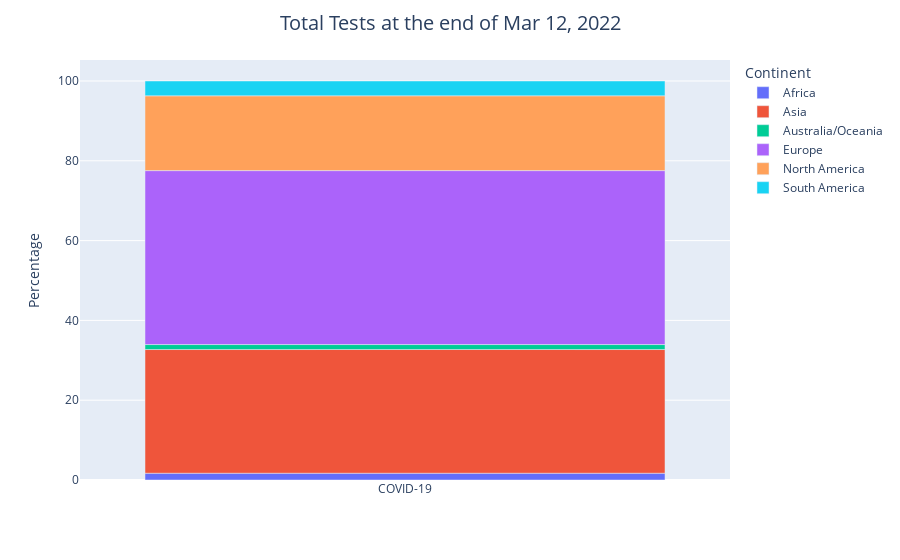
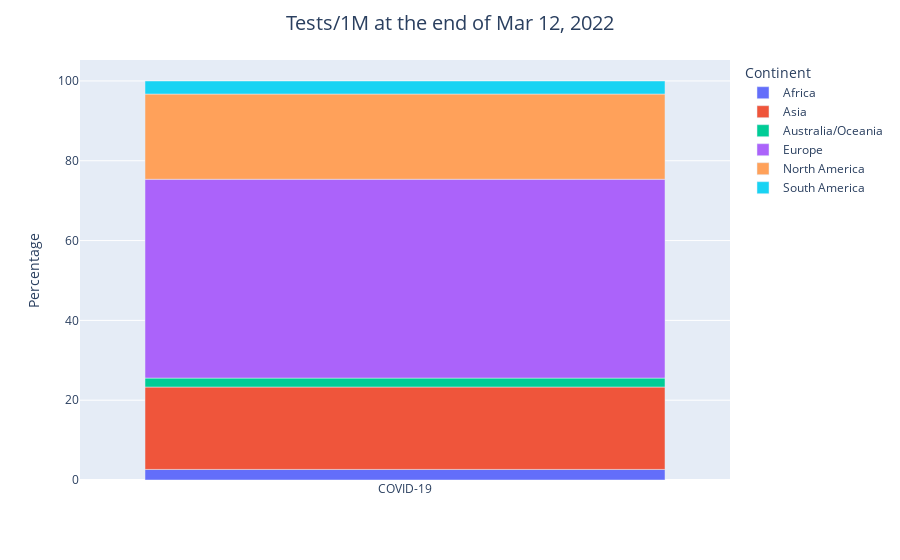
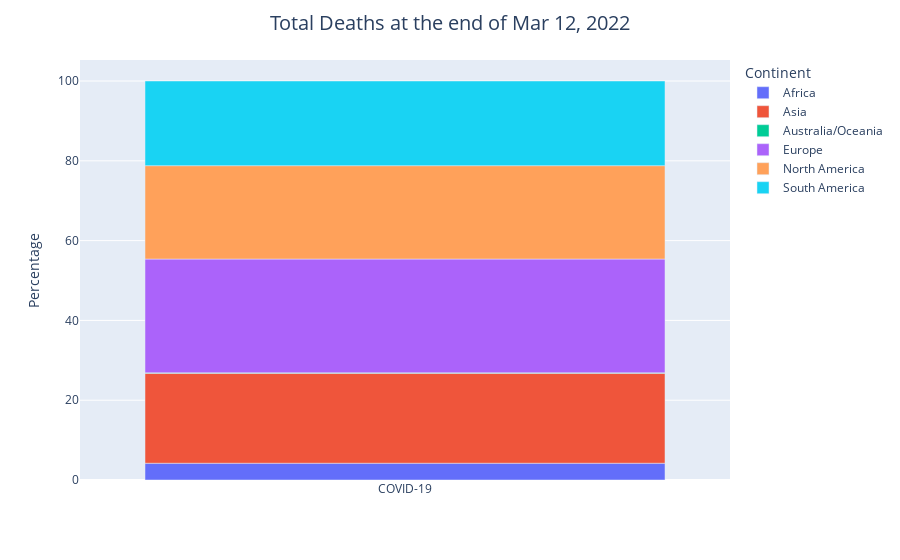
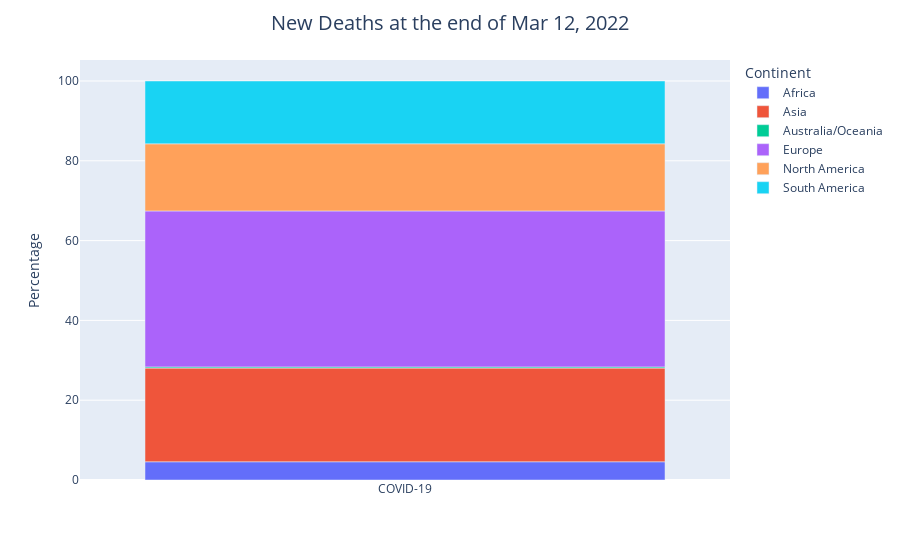

The cell these charts' notebook holds for them, in order:
### Code cell
#创建一个dataframe，使用groupby()函数以大洲名称进行分类，并且使用drop()函数抛弃all 所在的行
continent_df = df.groupby('Continent').sum().drop('All')
continent_df = continent_df.reset_index()
continent_df = pd.DataFrame(continent_df)
#number of total cases
cases_vis_list = ['Total Cases', 'Active Cases', 'New Cases', 'Serious/Critical', 'Tot Cases/1M'] 
#number of total deaths
deaths_vis_list = ['Total Deaths', 'New Deaths', 'Deaths/1M']
#number of total recovered
recovered_vis_list = ['Total Recovered', 'New Recovered']
#number of total tests
tests_vis_list = ['Total Tests', 'Tests/1M']
essentials = [['Total Cases', 'Active Cases', 'New Cases'], 
              ['Total Deaths', 'New Deaths'], 
              ['Total Recovered', 'New Recovered']]
    
def continent_visualization(vis_list):
    for label in vis_list:
        c_df = continent_df[['Continent', label]]
        c_df['Percentage'] = np.round(100 * c_df[label] / np.sum(c_df[label]), 2)
        c_df['Virus'] = ['COVID-19' for i in range(len(c_df))]
        fig = px.bar(c_df, x = 'Virus', y = 'Percentage', color = 'Continent', hover_data=[label])
        fig.update_layout(title={'text': f"{label} at the end of {yesterday_str}", 'x': 0.5,
                                 'xanchor': 'center', 'font': {'size': 20}}, 
                                  yaxis_title="Percentage", xaxis_title="")
        fig.show()
continent_visualization(tests_vis_list)
continent_visualization(deaths_vis_list)
gc.collect()

### Figure 1 — Plotly figure (JSON) as saved in the notebook; plotly's stock layout.template omitted (floating-point values rounded to 4 significant figures)
{"data": [{"alignmentgroup": "True", "customdata": [[94422610]], "hovertemplate": "Continent=Africa<br>Virus=%{x}<br>Percentage=%{y}<br>Total Tests=%{customdata[0]}<extra></extra>", "legendgroup": "Africa", "marker": {"color": "#636efa", "pattern": {"shape": ""}}, "name": "Africa", "offsetgroup": "Africa", "orientation": "v", "showlegend": true, "textposition": "auto", "type": "bar", "x": ["COVID-19"], "xaxis": "x", "y": [1.7], "yaxis": "y"}, {"alignmentgroup": "True", "customdata": [[1722709424]], "hovertemplate": "Continent=Asia<br>Virus=%{x}<br>Percentage=%{y}<br>Total Tests=%{customdata[0]}<extra></extra>", "legendgroup": "Asia", "marker": {"color": "#EF553B", "pattern": {"shape": ""}}, "name": "Asia", "offsetgroup": "Asia", "orientation": "v", "showlegend": true, "textposition": "auto", "type": "bar", "x": ["COVID-19"], "xaxis": "x", "y": [31], "yaxis": "y"}, {"alignmentgroup": "True", "customdata": [[69558611]], "hovertemplate": "Continent=Australia/Oceania<br>Virus=%{x}<br>Percentage=%{y}<br>Total Tests=%{customdata[0]}<extra></extra>", "legendgroup": "Australia/Oceania", "marker": {"color": "#00cc96", "pattern": {"shape": ""}}, "name": "Australia/Oceania", "offsetgroup": "Australia/Oceania", "orientation": "v", "showlegend": true, "textposition": "auto", "type": "bar", "x": ["COVID-19"], "xaxis": "x", "y": [1.25], "yaxis": "y"}, {"alignmentgroup": "True", "customdata": [[2422169213]], "hovertemplate": "Continent=Europe<br>Virus=%{x}<br>Percentage=%{y}<br>Total Tests=%{customdata[0]}<extra></extra>", "legendgroup": "Europe", "marker": {"color": "#ab63fa", "pattern": {"shape": ""}}, "name": "Europe", "offsetgroup": "Europe", "orientation": "v", "showlegend": true, "textposition": "auto", "type": "bar", "x": ["COVID-19"], "xaxis": "x", "y": [43.59], "yaxis": "y"}, {"alignmentgroup": "True", "customdata": [[1041877627]], "hovertemplate": "Continent=North America<br>Virus=%{x}<br>Percentage=%{y}<br>Total Tests=%{customdata[0]}<extra></extra>", "legendgroup": "North America", "marker": {"color": "#FFA15A", "pattern": {"shape": ""}}, "name": "North America", "offsetgroup": "North America", "orientation": "v", "showlegend": true, "textposition": "auto", "type": "bar", "x": ["COVID-19"], "xaxis": "x", "y": [18.75], "yaxis": "y"}, {"alignmentgroup": "True", "customdata": [[206094525]], "hovertemplate": "Continent=South America<br>Virus=%{x}<br>Percentage=%{y}<br>Total Tests=%{customdata[0]}<extra></extra>", "legendgroup": "South America", "marker": {"color": "#19d3f3", "pattern": {"shape": ""}}, "name": "South America", "offsetgroup": "South America", "orientation": "v", "showlegend": true, "textposition": "auto", "type": "bar", "x": ["COVID-19"], "xaxis": "x", "y": [3.71], "yaxis": "y"}], "layout": {"barmode": "relative", "legend": {"title": {"text": "Continent"}, "tracegroupgap": 0}, "margin": {"t": 60}, "title": {"font": {"size": 20}, "text": "Total Tests at the end of Mar 12, 2022", "x": 0.5, "xanchor": "center"}, "xaxis": {"anchor": "y", "domain": [0, 1], "title": {"text": ""}}, "yaxis": {"anchor": "x", "domain": [0, 1], "title": {"text": "Percentage"}}}}

### Figure 2 — Plotly figure (JSON) as saved in the notebook; plotly's stock layout.template omitted (floating-point values rounded to 4 significant figures)
{"data": [{"alignmentgroup": "True", "customdata": [[9529364]], "hovertemplate": "Continent=Africa<br>Virus=%{x}<br>Percentage=%{y}<br>Tests/1M=%{customdata[0]}<extra></extra>", "legendgroup": "Africa", "marker": {"color": "#636efa", "pattern": {"shape": ""}}, "name": "Africa", "offsetgroup": "Africa", "orientation": "v", "showlegend": true, "textposition": "auto", "type": "bar", "x": ["COVID-19"], "xaxis": "x", "y": [2.65], "yaxis": "y"}, {"alignmentgroup": "True", "customdata": [[74099073]], "hovertemplate": "Continent=Asia<br>Virus=%{x}<br>Percentage=%{y}<br>Tests/1M=%{customdata[0]}<extra></extra>", "legendgroup": "Asia", "marker": {"color": "#EF553B", "pattern": {"shape": ""}}, "name": "Asia", "offsetgroup": "Asia", "orientation": "v", "showlegend": true, "textposition": "auto", "type": "bar", "x": ["COVID-19"], "xaxis": "x", "y": [20.64], "yaxis": "y"}, {"alignmentgroup": "True", "customdata": [[8081772]], "hovertemplate": "Continent=Australia/Oceania<br>Virus=%{x}<br>Percentage=%{y}<br>Tests/1M=%{customdata[0]}<extra></extra>", "legendgroup": "Australia/Oceania", "marker": {"color": "#00cc96", "pattern": {"shape": ""}}, "name": "Australia/Oceania", "offsetgroup": "Australia/Oceania", "orientation": "v", "showlegend": true, "textposition": "auto", "type": "bar", "x": ["COVID-19"], "xaxis": "x", "y": [2.25], "yaxis": "y"}, {"alignmentgroup": "True", "customdata": [[178893804]], "hovertemplate": "Continent=Europe<br>Virus=%{x}<br>Percentage=%{y}<br>Tests/1M=%{customdata[0]}<extra></extra>", "legendgroup": "Europe", "marker": {"color": "#ab63fa", "pattern": {"shape": ""}}, "name": "Europe", "offsetgroup": "Europe", "orientation": "v", "showlegend": true, "textposition": "auto", "type": "bar", "x": ["COVID-19"], "xaxis": "x", "y": [49.82], "yaxis": "y"}, {"alignmentgroup": "True", "customdata": [[76693754]], "hovertemplate": "Continent=North America<br>Virus=%{x}<br>Percentage=%{y}<br>Tests/1M=%{customdata[0]}<extra></extra>", "legendgroup": "North America", "marker": {"color": "#FFA15A", "pattern": {"shape": ""}}, "name": "North America", "offsetgroup": "North America", "orientation": "v", "showlegend": true, "textposition": "auto", "type": "bar", "x": ["COVID-19"], "xaxis": "x", "y": [21.36], "yaxis": "y"}, {"alignmentgroup": "True", "customdata": [[11758655]], "hovertemplate": "Continent=South America<br>Virus=%{x}<br>Percentage=%{y}<br>Tests/1M=%{customdata[0]}<extra></extra>", "legendgroup": "South America", "marker": {"color": "#19d3f3", "pattern": {"shape": ""}}, "name": "South America", "offsetgroup": "South America", "orientation": "v", "showlegend": true, "textposition": "auto", "type": "bar", "x": ["COVID-19"], "xaxis": "x", "y": [3.27], "yaxis": "y"}], "layout": {"barmode": "relative", "legend": {"title": {"text": "Continent"}, "tracegroupgap": 0}, "margin": {"t": 60}, "title": {"font": {"size": 20}, "text": "Tests/1M at the end of Mar 12, 2022", "x": 0.5, "xanchor": "center"}, "xaxis": {"anchor": "y", "domain": [0, 1], "title": {"text": ""}}, "yaxis": {"anchor": "x", "domain": [0, 1], "title": {"text": "Percentage"}}}}

### Figure 3 — Plotly figure (JSON) as saved in the notebook; plotly's stock layout.template omitted (floating-point values rounded to 4 significant figures)
{"data": [{"alignmentgroup": "True", "customdata": [[245175]], "hovertemplate": "Continent=Africa<br>Virus=%{x}<br>Percentage=%{y}<br>Total Deaths=%{customdata[0]}<extra></extra>", "legendgroup": "Africa", "marker": {"color": "#636efa", "pattern": {"shape": ""}}, "name": "Africa", "offsetgroup": "Africa", "orientation": "v", "showlegend": true, "textposition": "auto", "type": "bar", "x": ["COVID-19"], "xaxis": "x", "y": [4.2], "yaxis": "y"}, {"alignmentgroup": "True", "customdata": [[1316851]], "hovertemplate": "Continent=Asia<br>Virus=%{x}<br>Percentage=%{y}<br>Total Deaths=%{customdata[0]}<extra></extra>", "legendgroup": "Asia", "marker": {"color": "#EF553B", "pattern": {"shape": ""}}, "name": "Asia", "offsetgroup": "Asia", "orientation": "v", "showlegend": true, "textposition": "auto", "type": "bar", "x": ["COVID-19"], "xaxis": "x", "y": [22.55], "yaxis": "y"}, {"alignmentgroup": "True", "customdata": [[7095]], "hovertemplate": "Continent=Australia/Oceania<br>Virus=%{x}<br>Percentage=%{y}<br>Total Deaths=%{customdata[0]}<extra></extra>", "legendgroup": "Australia/Oceania", "marker": {"color": "#00cc96", "pattern": {"shape": ""}}, "name": "Australia/Oceania", "offsetgroup": "Australia/Oceania", "orientation": "v", "showlegend": true, "textposition": "auto", "type": "bar", "x": ["COVID-19"], "xaxis": "x", "y": [0.12], "yaxis": "y"}, {"alignmentgroup": "True", "customdata": [[1664901]], "hovertemplate": "Continent=Europe<br>Virus=%{x}<br>Percentage=%{y}<br>Total Deaths=%{customdata[0]}<extra></extra>", "legendgroup": "Europe", "marker": {"color": "#ab63fa", "pattern": {"shape": ""}}, "name": "Europe", "offsetgroup": "Europe", "orientation": "v", "showlegend": true, "textposition": "auto", "type": "bar", "x": ["COVID-19"], "xaxis": "x", "y": [28.51], "yaxis": "y"}, {"alignmentgroup": "True", "customdata": [[1367225]], "hovertemplate": "Continent=North America<br>Virus=%{x}<br>Percentage=%{y}<br>Total Deaths=%{customdata[0]}<extra></extra>", "legendgroup": "North America", "marker": {"color": "#FFA15A", "pattern": {"shape": ""}}, "name": "North America", "offsetgroup": "North America", "orientation": "v", "showlegend": true, "textposition": "auto", "type": "bar", "x": ["COVID-19"], "xaxis": "x", "y": [23.41], "yaxis": "y"}, {"alignmentgroup": "True", "customdata": [[1239209]], "hovertemplate": "Continent=South America<br>Virus=%{x}<br>Percentage=%{y}<br>Total Deaths=%{customdata[0]}<extra></extra>", "legendgroup": "South America", "marker": {"color": "#19d3f3", "pattern": {"shape": ""}}, "name": "South America", "offsetgroup": "South America", "orientation": "v", "showlegend": true, "textposition": "auto", "type": "bar", "x": ["COVID-19"], "xaxis": "x", "y": [21.22], "yaxis": "y"}], "layout": {"barmode": "relative", "legend": {"title": {"text": "Continent"}, "tracegroupgap": 0}, "margin": {"t": 60}, "title": {"font": {"size": 20}, "text": "Total Deaths at the end of Mar 12, 2022", "x": 0.5, "xanchor": "center"}, "xaxis": {"anchor": "y", "domain": [0, 1], "title": {"text": ""}}, "yaxis": {"anchor": "x", "domain": [0, 1], "title": {"text": "Percentage"}}}}

### Figure 4 — Plotly figure (JSON) as saved in the notebook; plotly's stock layout.template omitted (floating-point values rounded to 4 significant figures)
{"data": [{"alignmentgroup": "True", "customdata": [[355]], "hovertemplate": "Continent=Africa<br>Virus=%{x}<br>Percentage=%{y}<br>New Deaths=%{customdata[0]}<extra></extra>", "legendgroup": "Africa", "marker": {"color": "#636efa", "pattern": {"shape": ""}}, "name": "Africa", "offsetgroup": "Africa", "orientation": "v", "showlegend": true, "textposition": "auto", "type": "bar", "x": ["COVID-19"], "xaxis": "x", "y": [4.57], "yaxis": "y"}, {"alignmentgroup": "True", "customdata": [[1822]], "hovertemplate": "Continent=Asia<br>Virus=%{x}<br>Percentage=%{y}<br>New Deaths=%{customdata[0]}<extra></extra>", "legendgroup": "Asia", "marker": {"color": "#EF553B", "pattern": {"shape": ""}}, "name": "Asia", "offsetgroup": "Asia", "orientation": "v", "showlegend": true, "textposition": "auto", "type": "bar", "x": ["COVID-19"], "xaxis": "x", "y": [23.47], "yaxis": "y"}, {"alignmentgroup": "True", "customdata": [[24]], "hovertemplate": "Continent=Australia/Oceania<br>Virus=%{x}<br>Percentage=%{y}<br>New Deaths=%{customdata[0]}<extra></extra>", "legendgroup": "Australia/Oceania", "marker": {"color": "#00cc96", "pattern": {"shape": ""}}, "name": "Australia/Oceania", "offsetgroup": "Australia/Oceania", "orientation": "v", "showlegend": true, "textposition": "auto", "type": "bar", "x": ["COVID-19"], "xaxis": "x", "y": [0.31], "yaxis": "y"}, {"alignmentgroup": "True", "customdata": [[3034]], "hovertemplate": "Continent=Europe<br>Virus=%{x}<br>Percentage=%{y}<br>New Deaths=%{customdata[0]}<extra></extra>", "legendgroup": "Europe", "marker": {"color": "#ab63fa", "pattern": {"shape": ""}}, "name": "Europe", "offsetgroup": "Europe", "orientation": "v", "showlegend": true, "textposition": "auto", "type": "bar", "x": ["COVID-19"], "xaxis": "x", "y": [39.08], "yaxis": "y"}, {"alignmentgroup": "True", "customdata": [[1307]], "hovertemplate": "Continent=North America<br>Virus=%{x}<br>Percentage=%{y}<br>New Deaths=%{customdata[0]}<extra></extra>", "legendgroup": "North America", "marker": {"color": "#FFA15A", "pattern": {"shape": ""}}, "name": "North America", "offsetgroup": "North America", "orientation": "v", "showlegend": true, "textposition": "auto", "type": "bar", "x": ["COVID-19"], "xaxis": "x", "y": [16.83], "yaxis": "y"}, {"alignmentgroup": "True", "customdata": [[1222]], "hovertemplate": "Continent=South America<br>Virus=%{x}<br>Percentage=%{y}<br>New Deaths=%{customdata[0]}<extra></extra>", "legendgroup": "South America", "marker": {"color": "#19d3f3", "pattern": {"shape": ""}}, "name": "South America", "offsetgroup": "South America", "orientation": "v", "showlegend": true, "textposition": "auto", "type": "bar", "x": ["COVID-19"], "xaxis": "x", "y": [15.74], "yaxis": "y"}], "layout": {"barmode": "relative", "legend": {"title": {"text": "Continent"}, "tracegroupgap": 0}, "margin": {"t": 60}, "title": {"font": {"size": 20}, "text": "New Deaths at the end of Mar 12, 2022", "x": 0.5, "xanchor": "center"}, "xaxis": {"anchor": "y", "domain": [0, 1], "title": {"text": ""}}, "yaxis": {"anchor": "x", "domain": [0, 1], "title": {"text": "Percentage"}}}}
